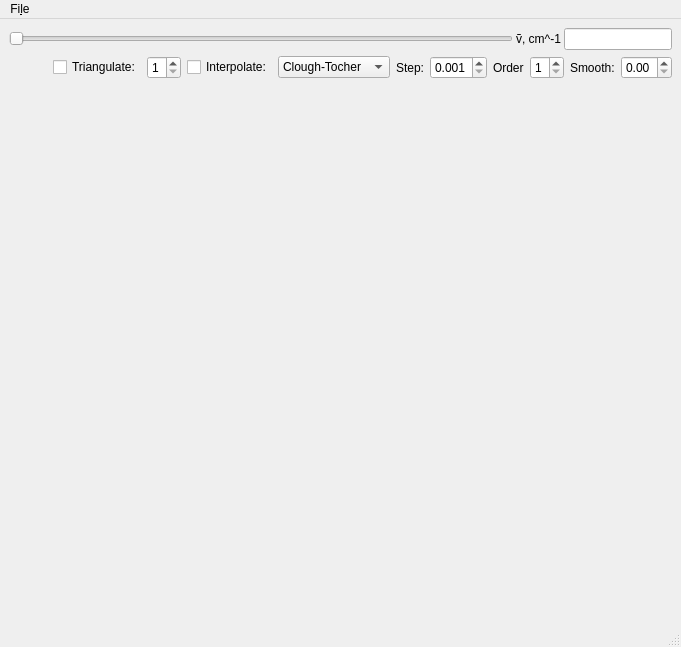
<?xml version="1.0" encoding="UTF-8"?>
<ui version="4.0">
 <class>MainWindow</class>
 <widget class="QMainWindow" name="MainWindow">
  <property name="geometry">
   <rect>
    <x>0</x>
    <y>0</y>
    <width>681</width>
    <height>647</height>
   </rect>
  </property>
  <property name="windowTitle">
   <string>MainWindow</string>
  </property>
  <widget class="QWidget" name="centralwidget">
   <layout class="QVBoxLayout" name="verticalLayout">
    <item>
     <layout class="QHBoxLayout" name="horizontalLayout">
      <property name="spacing">
       <number>3</number>
      </property>
      <item>
       <widget class="QSlider" name="slider">
        <property name="sizePolicy">
         <sizepolicy hsizetype="Expanding" vsizetype="Maximum">
          <horstretch>0</horstretch>
          <verstretch>0</verstretch>
         </sizepolicy>
        </property>
        <property name="minimumSize">
         <size>
          <width>132</width>
          <height>0</height>
         </size>
        </property>
        <property name="orientation">
         <enum>Qt::Horizontal</enum>
        </property>
       </widget>
      </item>
      <item>
       <widget class="QLabel" name="label_3">
        <property name="text">
         <string>ṽ, cm^-1</string>
        </property>
       </widget>
      </item>
      <item>
       <widget class="QLineEdit" name="freqEdit">
        <property name="sizePolicy">
         <sizepolicy hsizetype="Minimum" vsizetype="Maximum">
          <horstretch>0</horstretch>
          <verstretch>0</verstretch>
         </sizepolicy>
        </property>
       </widget>
      </item>
     </layout>
    </item>
    <item>
     <layout class="QHBoxLayout" name="horizontalLayout_2">
      <item>
       <spacer name="horizontalSpacer">
        <property name="orientation">
         <enum>Qt::Horizontal</enum>
        </property>
        <property name="sizeHint" stdset="0">
         <size>
          <width>40</width>
          <height>20</height>
         </size>
        </property>
       </spacer>
      </item>
      <item>
       <widget class="QCheckBox" name="TriangCheckBox">
        <property name="text">
         <string>Triangulate:</string>
        </property>
       </widget>
      </item>
      <item>
       <widget class="QSpinBox" name="TriangSpinBox">
        <property name="minimum">
         <number>1</number>
        </property>
        <property name="maximum">
         <number>4</number>
        </property>
       </widget>
      </item>
      <item>
       <widget class="QCheckBox" name="interpcheckBox">
        <property name="sizePolicy">
         <sizepolicy hsizetype="Maximum" vsizetype="Fixed">
          <horstretch>0</horstretch>
          <verstretch>0</verstretch>
         </sizepolicy>
        </property>
        <property name="text">
         <string>Interpolate:</string>
        </property>
       </widget>
      </item>
      <item>
       <widget class="QComboBox" name="methodBox">
        <item>
         <property name="text">
          <string>Clough-Tocher</string>
         </property>
        </item>
        <item>
         <property name="text">
          <string>Spline</string>
         </property>
        </item>
       </widget>
      </item>
      <item>
       <widget class="QLabel" name="label">
        <property name="text">
         <string>Step:</string>
        </property>
       </widget>
      </item>
      <item>
       <widget class="QDoubleSpinBox" name="dxSpinBox">
        <property name="sizePolicy">
         <sizepolicy hsizetype="Maximum" vsizetype="Fixed">
          <horstretch>0</horstretch>
          <verstretch>0</verstretch>
         </sizepolicy>
        </property>
        <property name="decimals">
         <number>3</number>
        </property>
        <property name="minimum">
         <double>0.001000000000000</double>
        </property>
        <property name="maximum">
         <double>5.000000000000000</double>
        </property>
        <property name="singleStep">
         <double>0.001000000000000</double>
        </property>
       </widget>
      </item>
      <item>
       <widget class="QLabel" name="label_2">
        <property name="text">
         <string>Order</string>
        </property>
       </widget>
      </item>
      <item>
       <widget class="QSpinBox" name="orderBox">
        <property name="minimum">
         <number>1</number>
        </property>
        <property name="maximum">
         <number>5</number>
        </property>
       </widget>
      </item>
      <item>
       <widget class="QLabel" name="label_5">
        <property name="text">
         <string>Smooth:</string>
        </property>
       </widget>
      </item>
      <item>
       <widget class="QDoubleSpinBox" name="smoothSpinBox">
        <property name="maximum">
         <double>5.000000000000000</double>
        </property>
        <property name="singleStep">
         <double>0.050000000000000</double>
        </property>
       </widget>
      </item>
     </layout>
    </item>
    <item>
     <widget class="QWidget" name="pltWidget" native="true">
      <property name="sizePolicy">
       <sizepolicy hsizetype="Preferred" vsizetype="Expanding">
        <horstretch>0</horstretch>
        <verstretch>0</verstretch>
       </sizepolicy>
      </property>
     </widget>
    </item>
   </layout>
  </widget>
  <widget class="QStatusBar" name="statusbar"/>
  <widget class="QMenuBar" name="menuBar">
   <property name="geometry">
    <rect>
     <x>0</x>
     <y>0</y>
     <width>681</width>
     <height>22</height>
    </rect>
   </property>
   <widget class="QMenu" name="menuFile">
    <property name="title">
     <string>Fi&amp;le</string>
    </property>
    <addaction name="actionOpen_Folder"/>
   </widget>
   <addaction name="menuFile"/>
  </widget>
  <action name="actionOpen_Folder">
   <property name="text">
    <string>&amp;Open Folder</string>
   </property>
  </action>
 </widget>
 <resources/>
 <connections/>
</ui>
